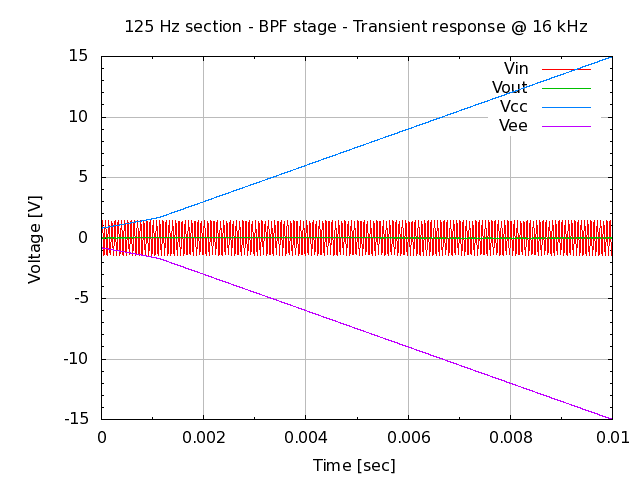

Here is the gnuplot script that generated this plot:
# set terminal
set term png

# set graph
set output "26.000.00.02.31-2.png"
set title "125 Hz section - BPF stage - Transient response @ 16 kHz"

# setup Y-axis
set yrange [-15:15]
set grid ytics lt 1 lw 1 lc rgb "#bbbbbb"
set mytics
set ylabel "Voltage [V]"

# setup X-axis
set grid xtics lt 1 lw 1 lc rgb "#bbbbbb"
set mxtics
set xrange [0:0.01]
set xlabel "Time [sec]"

# setup plot style
set style data lines
plot '26.000.00.02.31.dat' using 1:2 title "Vin", \
     '26.000.00.02.31.dat' using 1:3 title "Vout", \
     '26.000.00.02.31.dat' using 1:4 title "Vcc", \
     '26.000.00.02.31.dat' using 1:5 title "Vee"

# set output back to default
set output

# reset terminal type
set terminal pop
